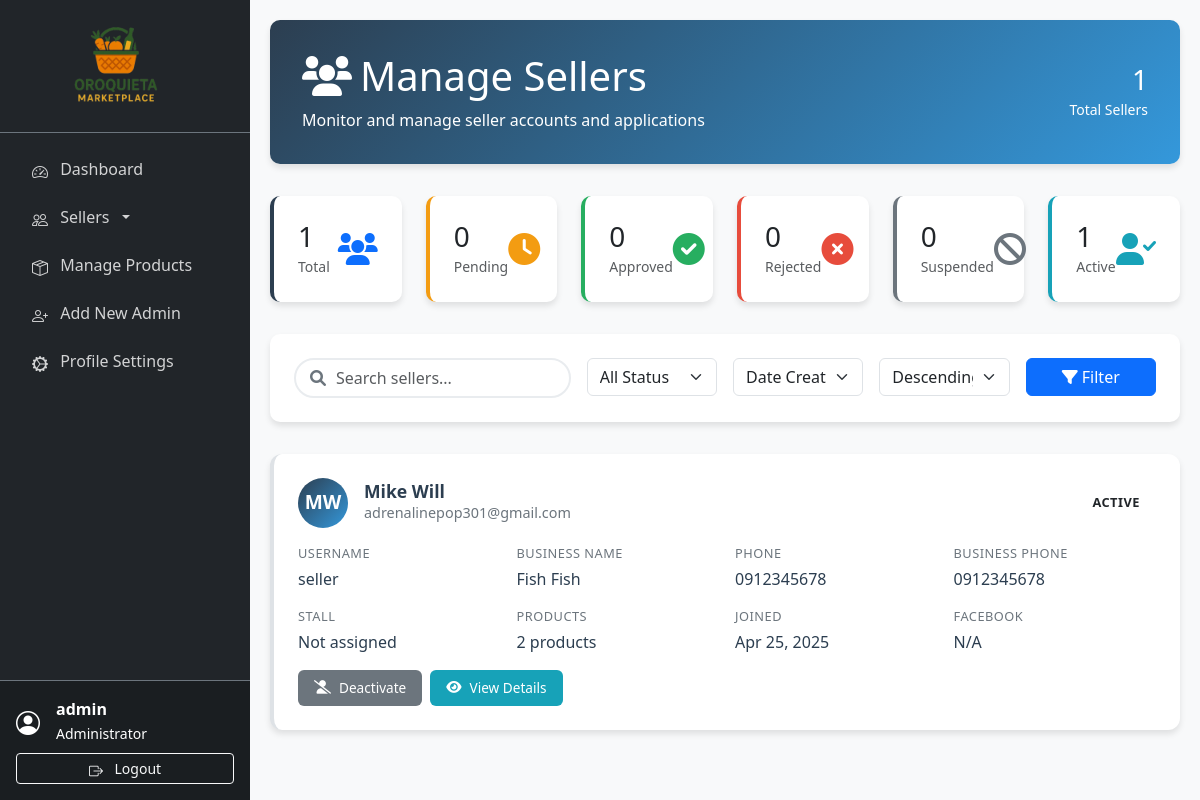
Page /admin/manage_sellers.php (signed in) on the earlier database version.
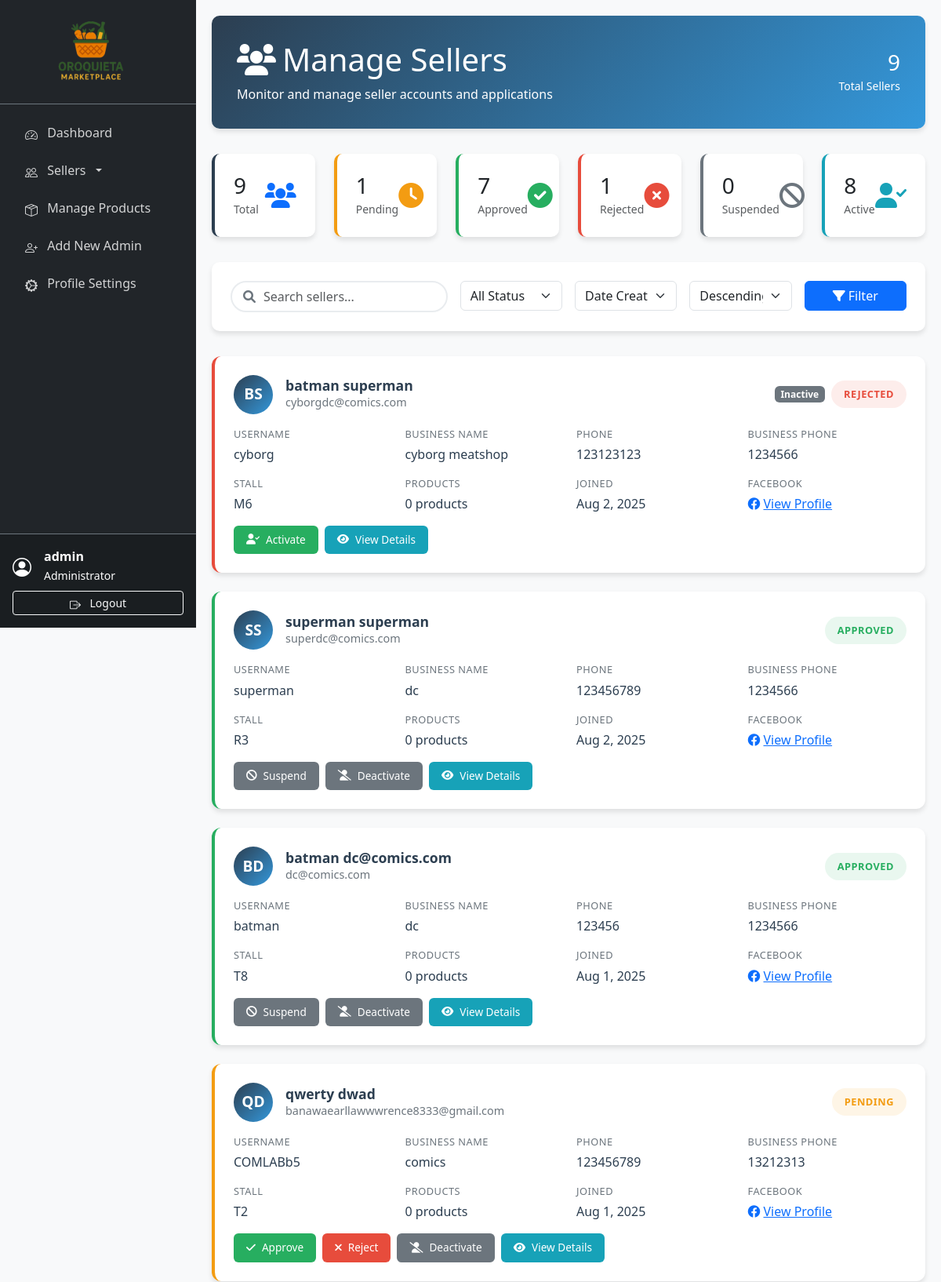
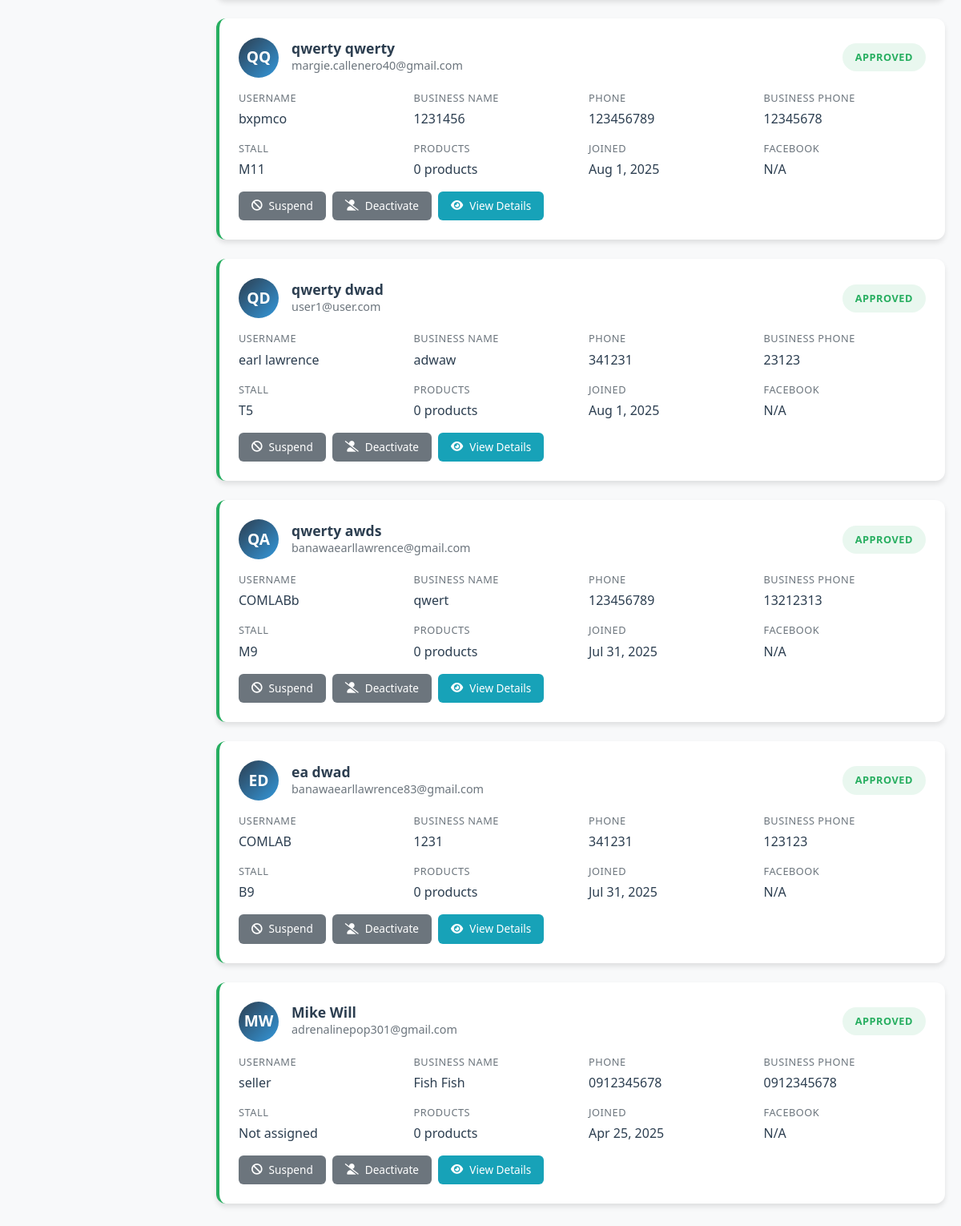
Same page on the later database version (2 pictures, top to bottom).
### tables this page shows
CREATE TABLE `sellers` (
  `id` int(11) NOT NULL,
  `username` varchar(50) NOT NULL,
  `email` varchar(100) NOT NULL,
  `password` varchar(255) NOT NULL,
  `first_name` varchar(50) DEFAULT NULL,
  `last_name` varchar(50) DEFAULT NULL,
  `phone` varchar(20) DEFAULT NULL,
  `address` text DEFAULT NULL,
  `profile_image` varchar(255) DEFAULT NULL,
  `facebook_url` varchar(255) DEFAULT NULL,
  `is_active` tinyint(1) DEFAULT 1,
  `status` enum('pending','approved','rejected','suspended') DEFAULT 'pending',
  `created_at` timestamp NOT NULL DEFAULT current_timestamp(),
  `updated_at` timestamp NOT NULL DEFAULT current_timestamp() ON UPDATE current_timestamp()
);

### admin/manage_sellers.php (the view, shortened to what the rows shown need)
<?php
require_once '../includes/db_connect.php';
$sort_by = $_GET['sort'] ?? 'created_at';
$sort_order = $_GET['order'] ?? 'DESC';
$where_conditions = [];
$params = [];
$where_clause = !empty($where_conditions) ? 'WHERE ' . implode(' AND ', $where_conditions) : '';
$valid_sorts = ['created_at', 'username', 'status', 'first_name', 'last_name'];
$sort_by = in_array($sort_by, $valid_sorts) ? $sort_by : 'created_at';
$sort_order = in_array(strtoupper($sort_order), ['ASC', 'DESC']) ? strtoupper($sort_order) : 'DESC';
$query = "
    SELECT
        s.*,
        sa.business_name,
        sa.business_phone,
        sa.selected_stall,
        st.stall_number,
        (SELECT COUNT(*) FROM products p WHERE p.seller_id = s.id) as product_count
    FROM sellers s
    LEFT JOIN seller_applications sa ON s.id = sa.seller_id
    LEFT JOIN stalls st ON sa.selected_stall = st.stall_number
    {$where_clause}
    ORDER BY s.{$sort_by} {$sort_order}
";
$stmt = $pdo->prepare($query);
$stmt->execute($params);
$sellers = $stmt->fetchAll(PDO::FETCH_ASSOC);
?>
<!DOCTYPE html>
<html lang="en">
<head>
    <link href="https://cdn.jsdelivr.net/npm/bootstrap@5.3.0/dist/css/bootstrap.min.css" rel="stylesheet">
    <link href="https://cdnjs.cloudflare.com/ajax/libs/font-awesome/6.0.0/css/all.min.css" rel="stylesheet">
    <link href="https://cdn.jsdelivr.net/npm/bootstrap-icons@1.10.0/font/bootstrap-icons.css" rel="stylesheet">
</head>
<body>
    <div class="main-content">
        <div class="page-header">
            <div class="d-flex justify-content-between align-items-center">
                <div>
                    <h1 class="mb-2"><i class="fas fa-users me-2"></i>Manage Sellers</h1>
                </div>
            </div>
        </div>
        <div class="sellers-container">
            <?php if (empty($sellers)): ?>
                <div class="empty-state">
                    <i class="fas fa-users"></i>
                    <h3>No sellers found</h3>
                    <p>No sellers match your current filters.</p>
                </div>
            <?php else: ?>
                <?php foreach ($sellers as $seller): ?>
                    <div class="seller-card <?php echo $seller['status']; ?>">
                        <div class="seller-header">
                            <div class="d-flex align-items-center flex-grow-1">
                                <div class="seller-avatar">
                                    <?php
                                    $initials = strtoupper(substr($seller['first_name'] ?: $seller['username'], 0, 1) .
                                        substr($seller['last_name'] ?: '', 0, 1));
                                    echo $initials;
                                    ?>
                                </div>
                                <div class="seller-info">
                                    <h5 class="seller-name">
                                        <?php echo htmlspecialchars($seller['first_name'] . ' ' . $seller['last_name']) ?: htmlspecialchars($seller['username']); ?>
                                    </h5>
                                    <p class="seller-email"><?php echo htmlspecialchars($seller['email']); ?></p>
                                </div>
                            </div>
                            <div class="d-flex align-items-center gap-2">
                                <?php if (!$seller['is_active']): ?>
                                    <span class="badge bg-secondary">Inactive</span>
                                <?php endif; ?>
                                <span class="status-badge status-<?php echo $seller['status']; ?>">
                                    <?php echo ucfirst($seller['status']); ?>
                                </span>
                            </div>
                        </div>
                        <div class="seller-details">
                            <div class="detail-item">
                                <span class="detail-label">Username</span>
                                <span class="detail-value"><?php echo htmlspecialchars($seller['username']); ?></span>
                            </div>
                            <div class="detail-item">
                                <span class="detail-label">Business Name</span>
                                <span
                                    class="detail-value"><?php echo htmlspecialchars($seller['business_name'] ?: 'N/A'); ?></span>
                            </div>
                            <div class="detail-item">
                                <span class="detail-label">Phone</span>
                                <span class="detail-value"><?php echo htmlspecialchars($seller['phone'] ?: 'N/A'); ?></span>
                            </div>
                            <div class="detail-item">
                                <span class="detail-label">Business Phone</span>
                                <span
                                    class="detail-value"><?php echo htmlspecialchars($seller['business_phone'] ?: 'N/A'); ?></span>
                            </div>
                            <div class="detail-item">
                                <span class="detail-label">Stall</span>
                                <span
                                    class="detail-value"><?php echo htmlspecialchars($seller['selected_stall'] ?: 'Not assigned'); ?></span>
                            </div>
                            <div class="detail-item">
                                <span class="detail-label">Products</span>
                                <span class="detail-value"><?php echo $seller['product_count']; ?> products</span>
                            </div>
                            <div class="detail-item">
                                <span class="detail-label">Joined</span>
                                <span
                                    class="detail-value"><?php echo date('M j, Y', strtotime($seller['created_at'])); ?></span>
                            </div>
                            <div class="detail-item">
                                <span class="detail-label">Facebook</span>
                                <span class="detail-value">
                                    <?php if ($seller['facebook_url']): ?>
                                        <a href="<?php echo htmlspecialchars($seller['facebook_url']); ?>" target="_blank"
                                            class="text-primary">
                                            <i class="fab fa-facebook me-1"></i>View Profile
                                        </a>
                                    <?php else: ?>
                                        N/A
                                    <?php endif; ?>
                                </span>
                            </div>
                        </div>
                        <div class="action-buttons">
                            <?php if ($seller['status'] === 'pending'): ?>
                                <button type="button" class="btn-action btn-approve"
                                    onclick="showApproveModal(<?php echo $seller['id']; ?>)">
                                    <i class="fas fa-check"></i>Approve
                                </button>
                                <button type="button" class="btn-action btn-reject"
                                    onclick="showRejectModal(<?php echo $seller['id']; ?>)">
                                    <i class="fas fa-times"></i>Reject
                                </button>
                            <?php endif; ?>
                            <?php if ($seller['status'] === 'approved'): ?>
                                <button type="button" class="btn-action btn-suspend"
                                    onclick="showSuspendModal(<?php echo $seller['id']; ?>)">
                                    <i class="fas fa-ban"></i>Suspend
                                </button>
                            <?php endif; ?>
                            <?php if ($seller['is_active']): ?>
                                <button type="button" class="btn-action btn-suspend"
                                    onclick="showDeactivateModal(<?php echo $seller['id']; ?>)">
                                    <i class="fas fa-user-slash"></i>Deactivate
                                </button>
                            <?php else: ?>
                                <button type="button" class="btn-action btn-approve"
                                    onclick="showActivateModal(<?php echo $seller['id']; ?>)">
                                    <i class="fas fa-user-check"></i>Activate
                                </button>
                            <?php endif; ?>
                            <button type="button" class="btn-action btn-view"
                                onclick="viewSellerDetails(<?php echo $seller['id']; ?>)">
                                <i class="fas fa-eye"></i>View Details
                            </button>
                        </div>
                    </div>
                <?php endforeach; ?>
            <?php endif; ?>
        </div>
    </div>
</body>
</html>

Differences in the rows shown:
added sellers: initials "BS", first_name+last_name "batman superman", email "cyborgdc@comics.com", is_active "Inactive", status "REJECTED", username "cyborg", business_name "cyborg meatshop", phone "123123123", business_phone "1234566", selected_stall "M6", product_count "0", created_at "Aug 2, 2025"
added sellers: initials "SS", first_name+last_name "superman superman", email "superdc@comics.com", status "APPROVED", username "superman", business_name "dc", phone "123456789", business_phone "1234566", selected_stall "R3", product_count "0", created_at "Aug 2, 2025"
added sellers: initials "BD", first_name+last_name "batman dc@comics.com", email "dc@comics.com", status "APPROVED", username "batman", business_name "dc", phone "123456", business_phone "1234566", selected_stall "T8", product_count "0", created_at "Aug 1, 2025"
added sellers: initials "QD", first_name+last_name "qwerty dwad", email "banawaearllawwwrence8333@gmail.com", status "PENDING", username "COMLABb5", business_name "comics", phone "123456789", business_phone "13212313", selected_stall "T2", product_count "0", created_at "Aug 1, 2025"
added sellers: initials "QQ", first_name+last_name "qwerty qwerty", email "margie.callenero40@gmail.com", status "APPROVED", username "bxpmco", business_name "1231456", phone "123456789", business_phone "12345678", selected_stall "M11", product_count "0", created_at "Aug 1, 2025", facebook_url "N/A"
added sellers: initials "QD", first_name+last_name "qwerty dwad", email "user1@user.com", status "APPROVED", username "earl lawrence", business_name "adwaw", phone "341231", business_phone "23123", selected_stall "T5", product_count "0", created_at "Aug 1, 2025", facebook_url "N/A"
added sellers: initials "QA", first_name+last_name "qwerty awds", email "banawaearllawrence@gmail.com", status "APPROVED", username "COMLABb", business_name "qwert", phone "123456789", business_phone "13212313", selected_stall "M9", product_count "0", created_at "Jul 31, 2025", facebook_url "N/A"
added sellers: initials "ED", first_name+last_name "ea dwad", email "banawaearllawrence83@gmail.com", status "APPROVED", username "COMLAB", business_name "1231", phone "341231", business_phone "123123", selected_stall "B9", product_count "0", created_at "Jul 31, 2025", facebook_url "N/A"
changed sellers "MW": status "ACTIVE" → "APPROVED"; product_count "2" → "0"; now shows "Suspend"
Other differences:
$stats['total']: "1" → "9"
$stats['pending']: "0" → "1"
$stats['approved']: "0" → "7"
$stats['rejected']: "0" → "1"
$stats['active']: "1" → "8"
